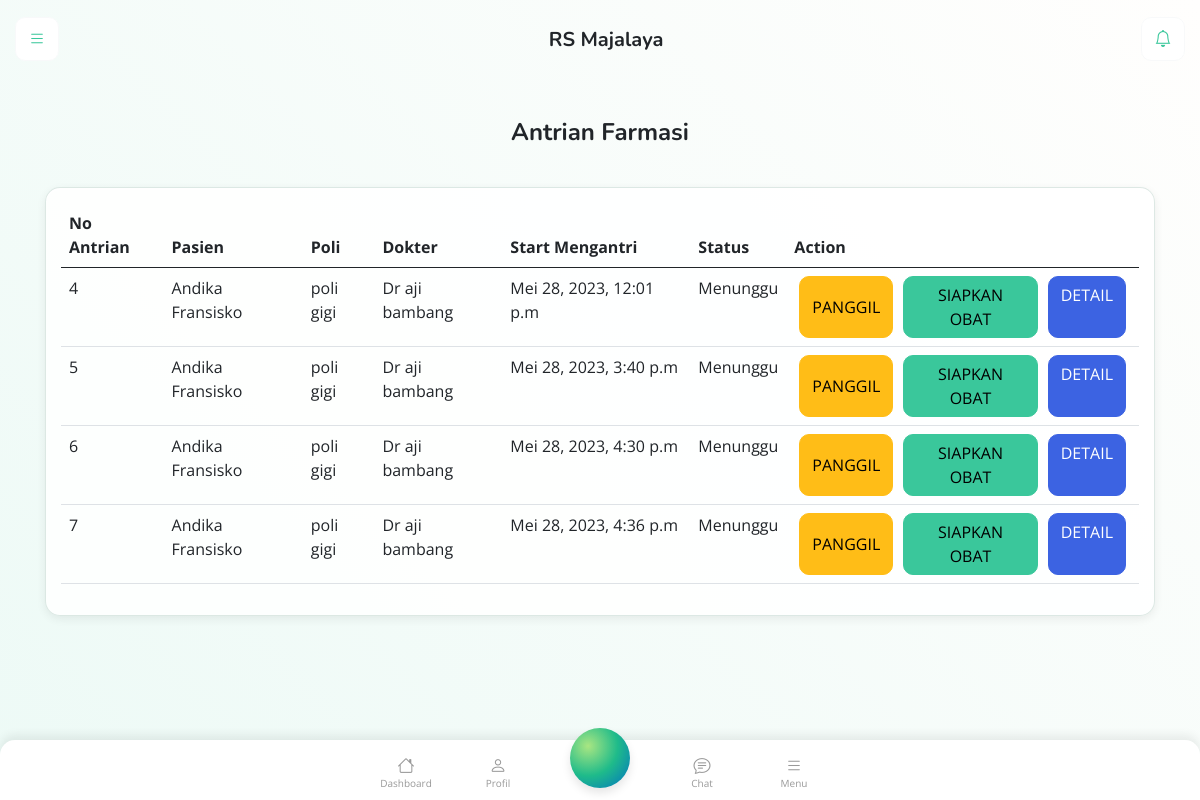
/farmasi/antrian-farmasi, run on the app's committed database.
### faskes/models.py (models this page shows, shortened)
class Profil(models.Model):
    nama = models.CharField(max_length=255, null=True, blank=True)
    alamat = models.TextField(null=True, blank=True)
    logo = models.FileField(upload_to="logo/", null=True, blank=True)

### antrian/models.py (models this page shows, shortened)
class Antrian(models.Model):
    no_antrian = models.IntegerField()
    tanggal_periksa = models.DateField()
    waktu_start_mengantri = models.DateTimeField(auto_now_add=True)
    waktu_end_mengantri = models.DateTimeField(null=True, blank=True)
    waktu_start_layanan = models.DateTimeField(null=True, blank=True)
    waktu_end_layanan = models.DateTimeField(null=True, blank=True)
    task_id = models.FloatField(default=1)
    antrian_tanggal = models.DateField(blank=True, null=True)
    created_at = models.DateTimeField(auto_now_add=True)
    loket = models.ForeignKey(Loket, on_delete=models.SET_NULL, blank=True, null=True)

### pasien/models.py (models this page shows, shortened)
class Pendaftaran(models.Model):
    pasien = models.ForeignKey(Pasien, on_delete=models.CASCADE)
    resume_medis = models.ForeignKey(ResumeMedis, on_delete=models.SET_NULL,blank=True, null=True)
    antrian = models.OneToOneField(Antrian, on_delete=models.SET_NULL, blank=True, null=True)
    asuransi = models.CharField(max_length=30, choices=AsuransiChoices.choices, default=AsuransiChoices.UMUM)
    no_peserta = models.CharField(max_length=100, blank=True, null=True)    # nomor peserta asuransi
    tipe_layanan = models.CharField(max_length=50, choices=TipeLayanan.choices, blank=True, null=True)
    poli = models.ForeignKey(Poli, on_delete=models.SET_NULL, blank=True, null=True)
    dokter = models.ForeignKey(User, on_delete=models.SET_NULL, blank=True, null=True, related_name='pendaftaran_dokter')
    biaya = models.FloatField(default=0)
    status_pembayaran = models.CharField(max_length=30, choices=StatusPembayaranChoices.choices,
                                         default=StatusPembayaranChoices.BELUM_BAYAR)
    summary_invoice = models.ForeignKey(SummaryInvoice, on_delete=models.SET_NULL, blank=True, null=True)
    created_at = models.DateTimeField(auto_now_add=True)
    status_layanan = models.CharField(max_length=100,
                                      choices=StatusLayananChoices.choices,
                                      default=StatusLayananChoices.BERLANGSUNG,
                                      blank=True, null=True)
    petugas = models.ForeignKey(User, on_delete=models.SET_NULL, blank=True, null=True, related_name='pendaftaran_petugas_admisi')
    created_at = models.DateTimeField(auto_now_add=True)

class Pasien(models.Model):
    account = models.ForeignKey(User, on_delete=models.SET_NULL, blank=True, null=True)
    no_rekam_medis = models.CharField(max_length=100, unique=True)
    nama = models.CharField(max_length=100)
    nik = models.CharField(max_length=100, unique=True)
    tanggal_lahir = models.DateField()
    status = models.CharField(max_length=30, choices=StatusPasienChoices.choices)
    jenis_kelamin = models.CharField(max_length=30, choices=JenisKelamin.choices)
    provinsi = models.CharField(max_length=100)
    kabupaten = models.CharField(max_length=100)
    kecamatan = models.CharField(max_length=100)
    alamat = models.CharField(max_length=100)
    agama = models.CharField(max_length=50, choices=AgamaChoices.choices)
    created_at = models.DateTimeField(auto_now_add=True)

### poli/models.py (models this page shows)
class Poli(models.Model):
    nama = models.CharField(max_length=150)
    harga = models.FloatField(default=0)
    created_at = models.DateTimeField(auto_now_add=True)

### user/models.py (models this page shows, shortened)
class User(AbstractUser):
    role = models.ForeignKey(UserRole, on_delete=models.SET_NULL, blank=True, null=True)
    id_number = models.CharField(max_length=20, null=True, blank=True)
    nama_depan = models.CharField(max_length=255)
    nama_belakang = models.CharField(max_length=255, null=True, blank=True)
    nip = models.CharField(max_length=20, null=True, blank=True)
    level = models.CharField(max_length=50, null=True, blank=True)
    jenis_kelamin = models.CharField(max_length=10, choices=GenderChoices.choices)
    tanggal_lahir = models.DateField(null=True, blank=True)
    agama = models.CharField(max_length=50, null=True, blank=True)
    no_kartu_keluarga = models.CharField(max_length=20, null=True, blank=True)
    posisi_di_keluarga = models.CharField(max_length=50, null=True, blank=True)
    pendidikan_terakhir = models.CharField(max_length=255, null=True, blank=True)
    profesi = models.CharField(max_length=255, null=True, blank=True)
    pekerjaan = models.CharField(max_length=255, null=True, blank=True)
    no_npwp = models.CharField(max_length=20, null=True, blank=True)
    sip = models.CharField(max_length=20, null=True, blank=True)    # Surat Izin Praktik
    nama_ibu_kandung = models.CharField(max_length=255, null=True, blank=True)
    golongan = models.CharField(max_length=50, null=True, blank=True)   # ex: karyawan gol 1, gol 2
    pangkat = models.CharField(max_length=50, null=True, blank=True)    # ex: direktur
    status_karyawan = models.CharField(max_length=50, null=True, blank=True)    # ex: kontrak, tetap
    unit_kerja = models.CharField(max_length=255, null=True, blank=True)    #
    no_sk_pengangkatan = models.CharField(max_length=20, null=True, blank=True)
    tanggal_sk_pengangkatan = models.DateField(null=True, blank=True)
    tanggal_masuk_rs = models.DateField(null=True, blank=True)
    no_telepon = models.CharField(max_length=15, null=True, blank=True)
    alamat = models.TextField(null=True, blank=True)
    alamat_kelurahan = models.CharField(max_length=255, null=True, blank=True)
    alamat_kecamatan = models.CharField(max_length=255, null=True, blank=True)
    alamat_kabupaten_kota = models.CharField(max_length=255, null=True, blank=True)
    alamat_provinsi = models.CharField(max_length=255, null=True, blank=True)

### farmasi/views.py (the view)
# urls.py: path('antrian-farmasi', views.AntrianFarmasiView.as_view()),
class AntrianFarmasiView(ListView):
    queryset = Antrian.objects.filter(
        Q(task_id=5) | Q(task_id=6)
    )
    template_name = 'farmasi/antrian-farmasi.html'
    def get(self, request, *args, **kwargs):
        context = self.get_context_data(**kwargs)
        return render(request, self.template_name, context)
    def get_context_data(self, *, object_list=None, **kwargs):
        context = {
            'antrian_list': self.get_queryset()
        }
        return context

### faskes/context_processors.py (called while the page is built)
def profil(request):
    profil = Profil.objects.get(id=1)
    return {'profil': profil}

### templates/farmasi/antrian-farmasi.html (shortened to what this page needs)
{% extends 'basic.html' %}
{% load humanize i18n static %}
{% block content %}
{% language 'id' %}
<main class="h-100">
    {% include "header.html" %}
    <div class="main-container container">
        <div class="d-flex justify-content-center">
            <div class="row mb-3 mt-4 ">
                <div class="col">
                    <h4>Antrian Farmasi</h4>
                </div>
            </div>
        </div>
        <div class="row mb-3 mt-4 ">
            <div class="col">
                <div class="card">
                    <div class="card-body">
                        <table class="table">
                            <thead>
                                <tr>
                                    <th scope="col">No Antrian</th>
                                    <th scope="col">Pasien</th>
                                    <th scope="col">Poli</th>
                                    <th scope="col">Dokter</th>
                                    <th scope="col">Start Mengantri</th>
                                    <th scope="col">Status</th>
                                    <th scope="col">Action</th>
                                </tr>
                            </thead>
                            <tbody>
                                {% for antrian in antrian_list %}
                                <tr>
                                    <td>{{antrian.no_antrian}}</td>
                                    <td>{{antrian.pendaftaran.pasien.nama}}</td>
                                    <td>{{antrian.pendaftaran.poli.nama}}</td>
                                    <td>{{antrian.pendaftaran.dokter.get_full_name}}</td>
                                    <td>{{antrian.waktu_start_mengantri}}</td>
                                    <td>{% if antrian.task_id == 5 %} Menunggu {% elif antrian.task_id == 6 %} Dilayani {% endif %}</td>
                                    <td style="display: flex;">
                                        <button type="button" class="btn btn-warning" onclick="speak('nomor antrian {{antrian.no_antrian}} atas nama {{antrian.pendaftaran.pasien.nama}}silahkan ke ruangan farmasi')" style="margin-left: 5px; margin-right: 5px;">Panggil</button>
                                        {% if antrian.task_id == 5 %}
                                        <form method="POST" action="/farmasi/siapkan-obat/{{antrian.id}}" target="_blank">
                                            <button type="submit" class="btn btn-success" style="margin-left: 5px; margin-right: 5px;">Siapkan Obat</button>
                                        </form>
                                        {% endif %}
                                        <a href="/farmasi/detail-obat-pasien/{{antrian.id}}" target="_blank" class="btn btn-primary" style="margin-left: 5px; margin-right: 5px;">Detail</a>
                                    </td>
                                </tr>
                                {% endfor %}
                            </tbody>
                        </table>
                    </div>
                </div>
            </div>
        </div>
    </div>
    {% include "footer.html" %}
</main>
{% endlanguage %}
{% endblock %}

### templates/basic.html (shortened to what this page needs)
<!DOCTYPE html>
{% load static %}
<html lang="en">
<head>
    <link rel="stylesheet" href="https://cdn.jsdelivr.net/npm/bootstrap-icons@1.10.3/font/bootstrap-icons.css">
    <link rel="stylesheet" href="/static/desain/assets/vendor/swiperjs-6.6.2/swiper-bundle.min.css">
    <link href="/static/desain/assets/css/style.css" rel="stylesheet" id="style">
    <link rel="stylesheet" href="{% static 'assets/css/new.css' %}">
</head>
<body class="body-scroll theme-green" data-page="index">
    {% block content %}
    {% endblock content %}
</body>
</html>

### templates/header.html (shortened to what this page needs)
    <header class="header position-fixed">
        <div class="row">
            <div class="col-auto">
                <a href="javascript:void(0)" target="_self" class="btn btn-light btn-44 menu-btn">
                    <i class="bi bi-list"></i>
                </a>
            </div>
            <div class="col align-self-center text-center">
                <div class="logo-small">
                    <h5>{{ profil.nama }}</h5>
                </div>
            </div>
            <div class="col-auto">
                <a href="/" target="_self" class="btn btn-light btn-44">
                    <i class="bi bi-bell"></i>
                </a>
            </div>
        </div>
    </header>

### templates/footer.html (shortened to what this page needs)
    <footer class="footer">
        <div class="container">
            <ul class="nav nav-pills nav-justified">
                <li class="nav-item">
                    <a class="nav-link" href="/user/dashboard">
                        <span>
                            <i class="nav-icon bi bi-house"></i>
                            <span class="nav-text">Dashboard</span>
                        </span>
                    </a>
                </li>
                <li class="nav-item">
                    <a class="nav-link" href="/user/profil">
                        <span>
                            <i class="nav-icon bi bi-person"></i>
                            <span class="nav-text">Profil</span>
                        </span>
                    </a>
                </li>
                <li class="nav-item centerbutton">
                    <div class="nav-link">
                        <span class="theme-radial-gradient">
                        </span>
                    </div>
                </li>
                <li class="nav-item">
                    <a class="nav-link" href="#">
                        <span>
                            <i class="nav-icon bi bi-chat-text"></i>
                            <span class="nav-text">Chat</span>
                        </span>
                    </a>
                </li>
                <li class="nav-item">
                    <a class="nav-link  menu-btn" href="javascript:void(0)" target="_self">
                        <span>
                            <i class="nav-icon bi bi-list"></i>
                            <span class="nav-text">Menu</span>
                        </span>
                    </a>
                </li>
            </ul>
        </div>
    </footer>

### data on the page
Profil: nama "RS Majalaya"
Antrian: no_antrian "4", pendaftaran.pasien.nama "Andika Fransisko", pendaftaran.poli.nama "poli gigi", pendaftaran.dokter.get_full_name "Dr aji bambang", waktu_start_mengantri "Mei 28, 2023, 12:01 p.m", task_id "Menunggu"
Antrian: no_antrian "5", pendaftaran.pasien.nama "Andika Fransisko", pendaftaran.poli.nama "poli gigi", pendaftaran.dokter.get_full_name "Dr aji bambang", waktu_start_mengantri "Mei 28, 2023, 3:40 p.m", task_id "Menunggu"
Antrian: no_antrian "6", pendaftaran.pasien.nama "Andika Fransisko", pendaftaran.poli.nama "poli gigi", pendaftaran.dokter.get_full_name "Dr aji bambang", waktu_start_mengantri "Mei 28, 2023, 4:30 p.m", task_id "Menunggu"
Antrian: no_antrian "7", pendaftaran.pasien.nama "Andika Fransisko", pendaftaran.poli.nama "poli gigi", pendaftaran.dokter.get_full_name "Dr aji bambang", waktu_start_mengantri "Mei 28, 2023, 4:36 p.m", task_id "Menunggu"
